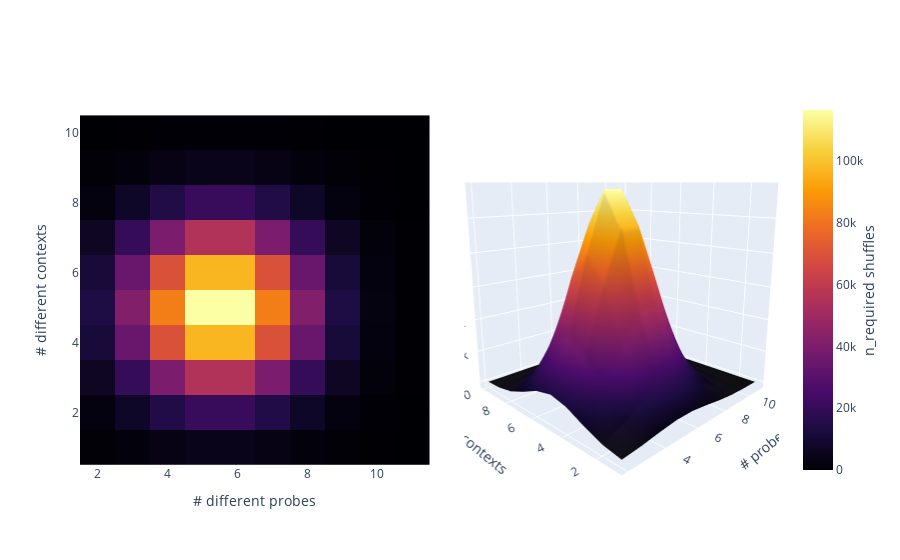

The notebook cell this image was saved under:
### Code cell
grid = subset_df.values
x = subset_df.columns.tolist()
y = subset_df.index.tolist()

fig = make_subplots(rows=1, cols=2,
                        specs=[[{'type': 'xy'}, {'type': 'scene'}]])
hm = go.Heatmap(x=x, y=y, z=grid,
                coloraxis='coloraxis')

_ = fig.add_trace(hm, row=1, col=1)
_ = fig.update_xaxes(title_text='# different probes',
                     anchor='y', constrain='domain', domain=[0, 0.5], scaleanchor='y')
_ = fig.update_yaxes(title_text='# different contexts',
                     anchor='x', autorange=True, constrain='domain', domain=[0, 1])

sf = go.Surface(x=x, y=y, z=grid,
                coloraxis='coloraxis')
_ = fig.add_trace(sf, row=1, col=2)
_ = fig.update_layout(scene=dict(xaxis=dict(title='# probes',
                                            ),
                             yaxis=dict(title="# contexts",
                                        ),
                             zaxis=dict(title='%')
                             ),
                  autosize=True,
                  scene_camera_eye=dict(x=-1.5, y=-1.5, z=0.5),
                  coloraxis=dict(colorscale='inferno',
                                 colorbar=dict(
                                     title=dict(
                                         text=f'n_required shuffles',
                                         side='right'
                                     ))))

# img_bytes = fig.to_image(format="png")
# Image(img_bytes)
fig.show()

### Figure 1 — Plotly figure (JSON) as saved in the notebook; plotly's stock layout.template omitted (floating-point values rounded to 4 significant figures)
{"data": [{"coloraxis": "coloraxis", "x": [2, 3, 4, 5, 6, 7, 8, 9, 10, 11], "y": [1, 2, 3, 4, 5, 6, 7, 8, 9, 10], "z": [[550.0, 1650.0, 3300.0, 4620.0, 4620.0, 3300.0, 1650.0, 550.0, 110.0, 10.0], [2475.0, 7425.0, 14850.0, 20790.0, 20790.0, 14850.0, 7425.0, 2475.0, 495.0, 45.0], [6600.0, 19800.0, 39600.0, 55440.0, 55440.0, 39600.0, 19800.0, 6600.0, 1320.0, 120.0], [11550.0, 34650.0, 69300.0, 97020.0, 97020.0, 69300.0, 34650.0, 11550.0, 2310.0, 210.0], [13860.0, 41580.0, 83160.0, 116400.0, 116400.0, 83160.0, 41580.0, 13860.0, 2772.0, 252.0], [11550.0, 34650.0, 69300.0, 97020.0, 97020.0, 69300.0, 34650.0, 11550.0, 2310.0, 210.0], [6600.0, 19800.0, 39600.0, 55440.0, 55440.0, 39600.0, 19800.0, 6600.0, 1320.0, 120.0], [2475.0, 7425.0, 14850.0, 20790.0, 20790.0, 14850.0, 7425.0, 2475.0, 495.0, 45.0], [550.0, 1650.0, 3300.0, 4620.0, 4620.0, 3300.0, 1650.0, 550.0, 110.0, 10.0], [55.0, 165.0, 330.0, 462.0, 462.0, 330.0, 165.0, 55.0, 11.0, 1.0]], "type": "heatmap", "xaxis": "x", "yaxis": "y"}, {"coloraxis": "coloraxis", "x": [2, 3, 4, 5, 6, 7, 8, 9, 10, 11], "y": [1, 2, 3, 4, 5, 6, 7, 8, 9, 10], "z": [[550.0, 1650.0, 3300.0, 4620.0, 4620.0, 3300.0, 1650.0, 550.0, 110.0, 10.0], [2475.0, 7425.0, 14850.0, 20790.0, 20790.0, 14850.0, 7425.0, 2475.0, 495.0, 45.0], [6600.0, 19800.0, 39600.0, 55440.0, 55440.0, 39600.0, 19800.0, 6600.0, 1320.0, 120.0], [11550.0, 34650.0, 69300.0, 97020.0, 97020.0, 69300.0, 34650.0, 11550.0, 2310.0, 210.0], [13860.0, 41580.0, 83160.0, 116400.0, 116400.0, 83160.0, 41580.0, 13860.0, 2772.0, 252.0], [11550.0, 34650.0, 69300.0, 97020.0, 97020.0, 69300.0, 34650.0, 11550.0, 2310.0, 210.0], [6600.0, 19800.0, 39600.0, 55440.0, 55440.0, 39600.0, 19800.0, 6600.0, 1320.0, 120.0], [2475.0, 7425.0, 14850.0, 20790.0, 20790.0, 14850.0, 7425.0, 2475.0, 495.0, 45.0], [550.0, 1650.0, 3300.0, 4620.0, 4620.0, 3300.0, 1650.0, 550.0, 110.0, 10.0], [55.0, 165.0, 330.0, 462.0, 462.0, 330.0, 165.0, 55.0, 11.0, 1.0]], "type": "surface", "scene": "scene"}], "layout": {"xaxis": {"anchor": "y", "domain": [0, 0.5], "title": {"text": "# different probes"}, "constrain": "domain", "scaleanchor": "y"}, "yaxis": {"anchor": "x", "domain": [0.0, 1.0], "title": {"text": "# different contexts"}, "autorange": true, "constrain": "domain"}, "scene": {"domain": {"x": [0.55, 1.0], "y": [0.0, 1.0]}, "camera": {"eye": {"x": -1.5, "y": -1.5, "z": 0.5}}, "xaxis": {"title": {"text": "# probes"}}, "yaxis": {"title": {"text": "# contexts"}}, "zaxis": {"title": {"text": "%"}}}, "coloraxis": {"colorbar": {"title": {"text": "n_required shuffles", "side": "right"}}, "colorscale": [[0.0, "#000004"], [0.1111, "#1b0c41"], [0.2222, "#4a0c6b"], [0.3333, "#781c6d"], [0.4444, "#a52c60"], [0.5556, "#cf4446"], [0.6667, "#ed6925"], [0.7778, "#fb9b06"], [0.8889, "#f7d13d"], [1.0, "#fcffa4"]]}, "autosize": true}}
